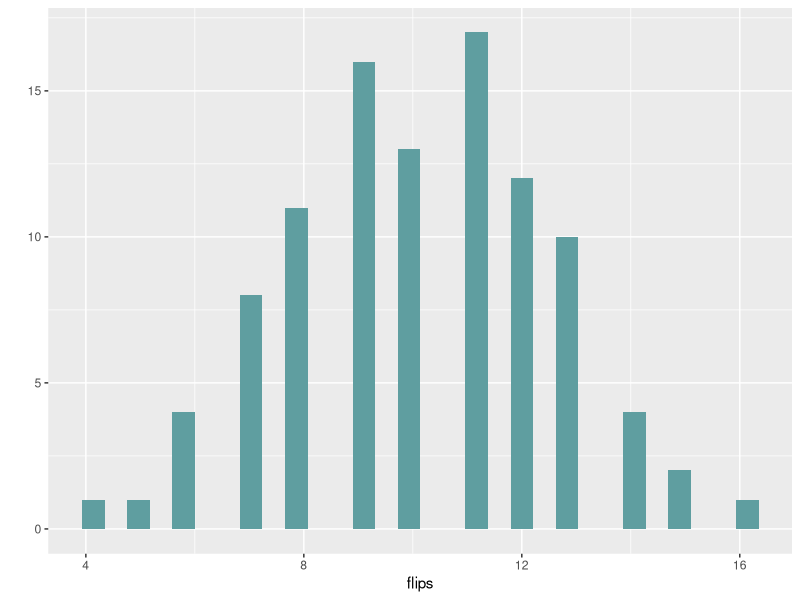
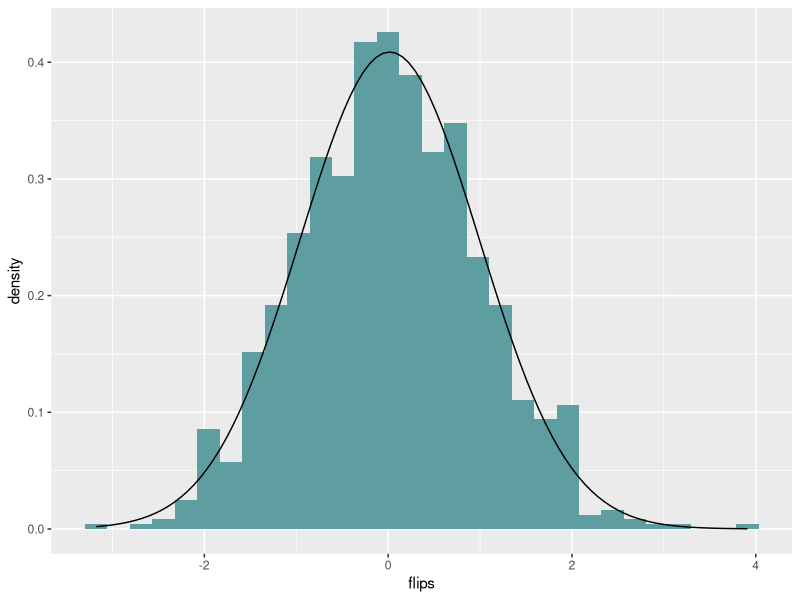
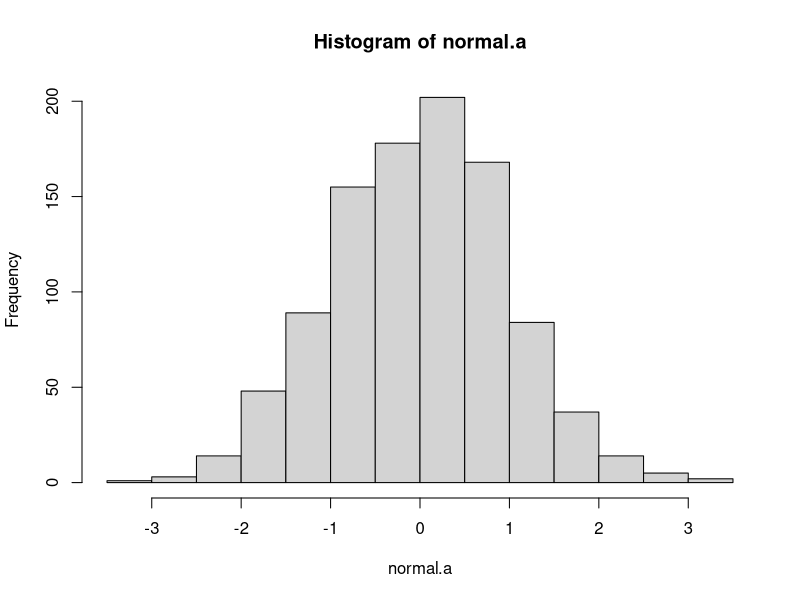
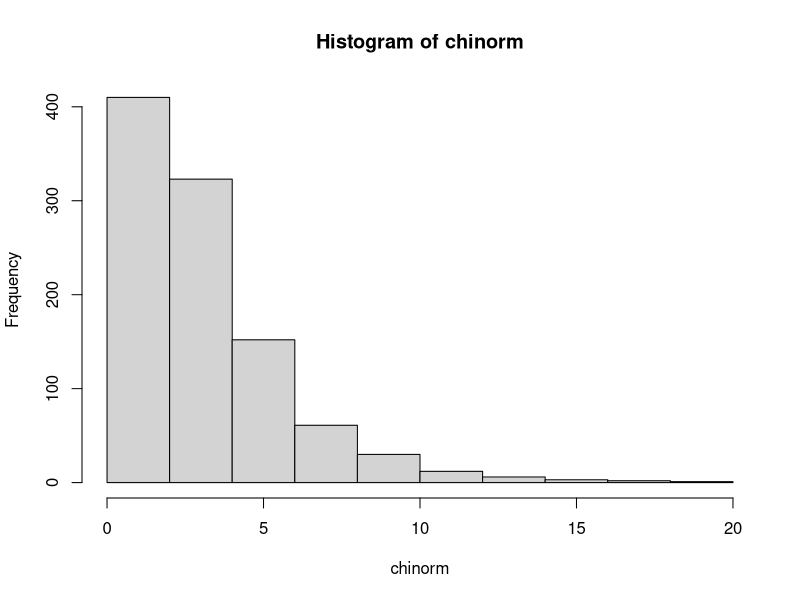

These figures' R source, in order:
# set directory
setwd("~/anaconda3/envs/lsr/chapter_9_probability")

# just a few useful tidbits

# load libraries
library(tidyverse)
options("scipen" = 10)


# function to return a dataframe with a set of heads/tails
# and report a summary of the result

flipsN <- function(N) {
  sample.space <- c("Heads","Tails")
  theta <- 0.5 # this is a fair coin toss
  # set up the final dataframe
  # <<- makes it a global df so that we see it outside the function
  cointoss <<- data.frame(
    flip=integer(),
    result=character(),
    stringsAsFactors=FALSE # gets rid of any problem with coercing types
  )
  # set up the df that gathers the results
  dfbind <- setNames(data.frame(matrix(ncol = 2, nrow = 1)),c("flip","result"))
  # the while loop
  x <- 0
  while ( x <= (N-1) ) {
    x <- x + 1
    flip <- sample(sample.space, 
                   size = 1, 
                   replace = TRUE, 
                   prob = c(theta, 1 - theta))
    dfbind$flip <- x
    dfbind$result <- sapply(flip,as.character)
    cointoss <<- bind_rows(cointoss,dfbind) # and in the darkness bind them
  }
  # now count and return the results
  sumthis <- cointoss %>% 
    group_by(result) %>% 
    summarize(count=n())
  # calculates the likelyhood of getting this many heads vs tails
  likelyhood <- dbinom( x = sumthis$count[1], size = N, prob = 1/2 )
  print(paste("Heads probability: ",round(likelyhood*100,2),"%" ),quote=FALSE)
  return(sumthis)
}

flipsN(20)

# rbinom simulates a probability experiment n times
# in this case the result of flipping a coin (prob=1/2)
# twenty times (size) and doing that 100 times (n)
flipps <- as.data.frame( rbinom( n = 100, size = 20, prob = 1/2 ) )
colnames(flipps) <- c("flips")
flipps$set <- c(1:100)

qplot(flips,
      data=flipps,
      fill= I("cadetblue"),
      bins = 30
)

?rnorm
# same thing, but using a normal distribution
normflips <- as.data.frame( rnorm( n = 1000 ) )
colnames(normflips) <- c("flips")
normflips$set <- c(1:1000)

ggplot(normflips, aes(x = flips)) + 
  geom_histogram(aes(y =..density..),
                 bins=30, 
                 fill = "cadetblue") +
  stat_function(fun = dnorm, args = list(mean = mean(normflips$flips), sd = sd(normflips$flips)))


normal.a <- rnorm( n=1000, mean=0, sd=1 ) 
hist(normal.a)

?rchisq
chinorm <- rchisq(1000,3)
hist(chinorm)




# simple craps game

craps <- function(N=1) {
  sample.space <- c(1,2,3,4,5,6)
  theta <- 0.1667 
  # set up the final dataframe
  # <<- makes it a global df so that we see it outside the function
  dice <<- data.frame(
    dice=integer(),
    result=numeric(),
    stringsAsFactors=FALSE # gets rid of any problem with coercing types
  )
  # set up the df that gathers the results
  dfbind <- setNames(data.frame(matrix(ncol = 2, nrow = 1)),c("dice","result"))
  # the while loop
  x <- 0
  while ( x <= N ) {
    x <- x + 1
    roll <- sample(sample.space, 
                   size = 1, 
                   replace = TRUE, 
                   prob = c(theta, theta, theta, theta, theta, theta))
    dfbind$dice <- x
    dfbind$result <- roll
    dice <<- bind_rows(dice,dfbind) # and in the darkness bind them
    
  }
  print(dice)
  totl <- dice$result[1]+dice$result[2]
  print(paste("Total is",totl ),quote=FALSE)

}

craps()


